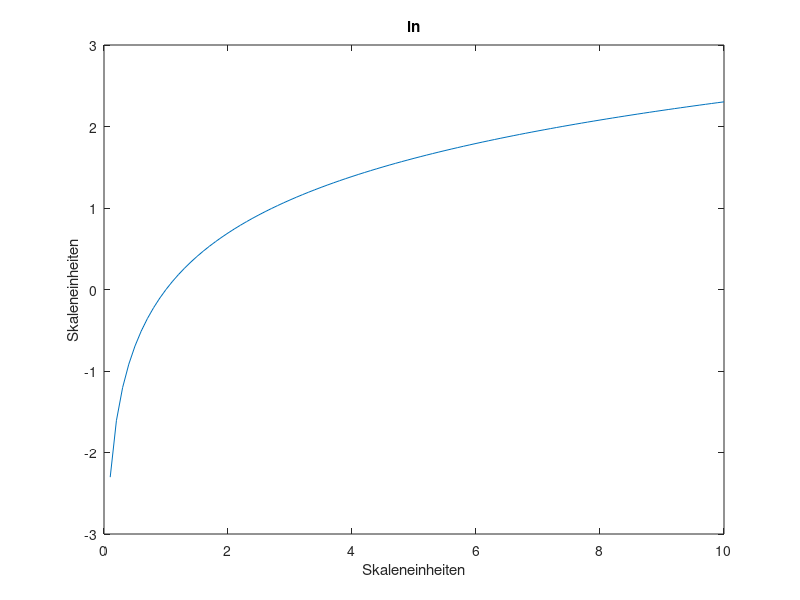

MATLAB code for this plot:
% Workspace zurücksetzen
clear all;
clc;

% Werte generieren
figure;
x = 0.1:0.1:10;
y = log(x);
plot(x, y);
title('ln');
xlabel('Skaleneinheiten');
ylabel('Skaleneinheiten');

% Versuch ln(0)
log(0)